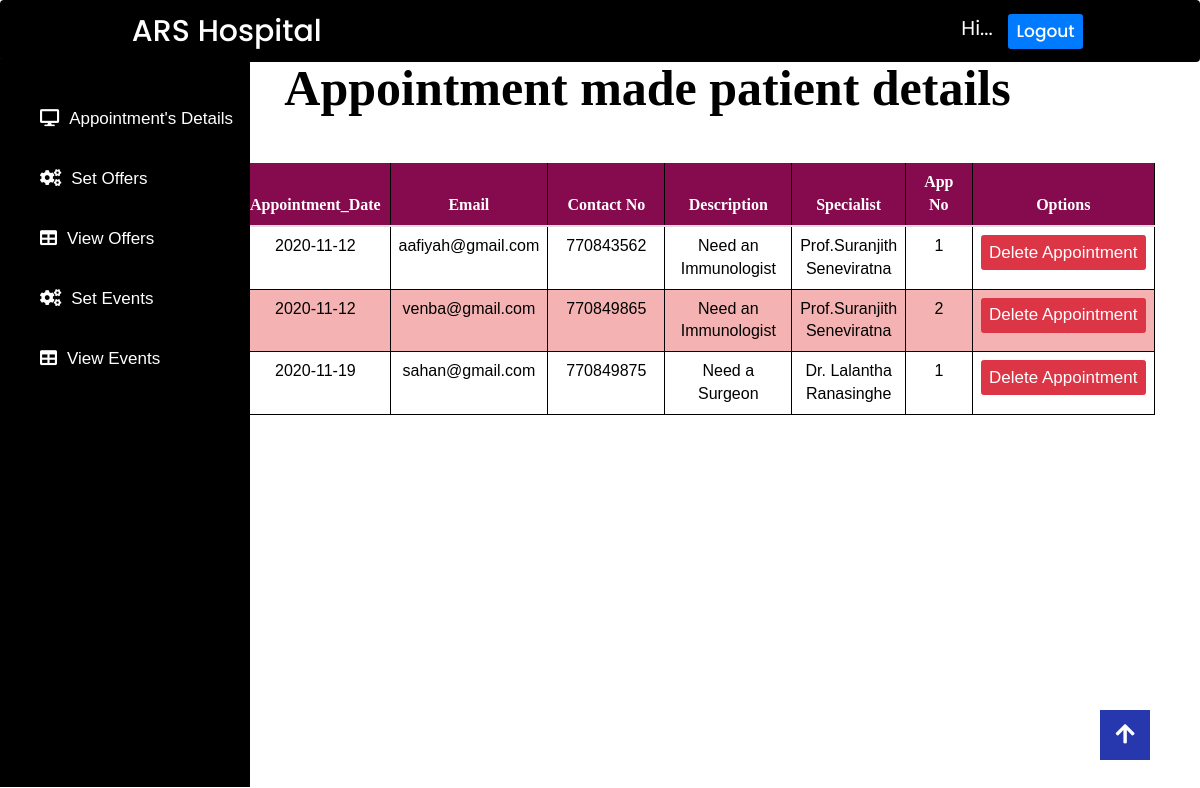
Screenshot of /appointments_details.php (signed in) with the database file from the repository.
### tables this page shows
CREATE TABLE IF NOT EXISTS `appoints` (
  `id` int(11) NOT NULL AUTO_INCREMENT,
  `Name` varchar(255) NOT NULL,
  `Appointment_Date` varchar(255) NOT NULL,
  `Email` varchar(255) NOT NULL,
  `Phone` int(11) NOT NULL,
  `Description` varchar(255) NOT NULL,
  `Specialist` varchar(255) NOT NULL,
  `active` int(11) NOT NULL,
  `usertable_id` int(11) DEFAULT NULL,
  `app_no` varchar(45) DEFAULT 'NA',
  PRIMARY KEY (`id`)
);

### appointments_details.php (the view, shortened to what this page needs)
<?php require_once "controllerUserData.php"; ?>
<?php
$email = $_SESSION['email'];
$fetch_data = "SELECT * FROM admin WHERE email = '$email'";
$run_query = mysqli_query($con, $fetch_data);
$fetch_info = mysqli_fetch_assoc($run_query);
?>
<!DOCTYPE html>
<html lang="en">
<head>
  <link rel="stylesheet" href="https://maxcdn.bootstrapcdn.com/bootstrap/3.4.1/css/bootstrap.min.css">
<link rel="stylesheet" href="https://use.fontawesome.com/releases/v5.4.1/css/all.css">
    <link rel="stylesheet" href="https://cdnjs.cloudflare.com/ajax/libs/font-awesome/5.12.1/css/all.min.css">
    <link rel="stylesheet" href="https://stackpath.bootstrapcdn.com/bootstrap/4.5.2/css/bootstrap.min.css">
    <link rel="stylesheet" href="css/side.css">
    <link rel="stylesheet" href="css/app_dep.css"/>
    <link rel="stylesheet" href="css/scrollup.css">
</head>
<body>
    <nav class="navbar">
    <a class="navbar-brand" href="#" style=" float: left;">ARS Hospital</a>
    <div style="margin-left: 60%;"><span style="font-size: 20px; color: white;">Hi... <?php echo $fetch_info['names'] ?> </span>
    <button type="button" class="btn btn-primary deleteb" style="margin-left: 10px;"><a href="logout-user.php">Logout</a></button> </div>
    </nav>
    <div class="container">
    <div class="row">
    <div class="col-md-1">
  <?php include('inc/left-menu.php');?>
</div>
<div class="col-md-11">
    <h1 style=" margin-top: -45px; margin-bottom: 45px; text-align:center; color:black; font-family:georgia,garamond;">Appointment made patient details</h1>
    <table class="table" style="margin-top: 8%;">
     <thead>
                 <th style="font-family:georgia,garamond;" width="15%">Name</th>
                 <th style="font-family:georgia,garamond;" width="15%">Appointment_Date</th>
                 <th style="font-family:georgia,garamond;" width="10%">Email</th>
                 <th style="font-family:georgia,garamond;" width="15%">Contact No</th>
                 <th style="font-family:georgia,garamond;" width="15%">Description</th>
                 <th style="font-family:georgia,garamond;" width="10%">Specialist</th>
                 <th style="font-family:georgia,garamond;" width="10%">App No</th>
                 <th style="font-family:georgia,garamond;" width="10%">Options</th>
     </thead>
        <?php
                $con = mysqli_connect("localhost", "root", "", "userform");
                $sql = "SELECT * FROM appoints";
                $result = $con->query($sql);
                if ($result->num_rows > 0)
                {
                            while($row = $result->fetch_assoc())
                            {
                                $id = $row['id'];
                            echo "<tr>
                                    <td class='riz' style=color:black;>" . $row["Name"] . "</td>
                                    <td style=color:black;>" . $row["Appointment_Date"] ."</td>
                                    <td style=color:black;>" . $row["Email"]. "</td>
                                    <td style=color:black;>" . $row["Phone"] . "</td>
                                    <td style=color:black;>" . $row["Description"] ."</td>
                                    <td style=color:black;>" . $row["Specialist"] . "</td>
                                    <td style=color:black;>" . $row["app_no"]."</td>
                                    <td><button type='button' class='btn btn-danger deleteb'><a href='delete_appoint.php?delete=$id' class='ask'>Delete Appointment</a></button></td>"."</td>
                                </tr>";
                            }
                            echo "</table>";
                }
                else
                {
                    echo "0 results";
                }
        ?>
    </div>
</div>
</div>
<a class="gotopbtn" href="#"> <i class="fas fa-arrow-up" style="color: white;"></i> </a>
</body>
</html>

### css/side.css (style rules this page uses)
body { margin: 0; padding: 0; font-family: "Roboto", sans-serif; }

### css/app_dep.css (style rules this page uses)
body { margin:0; font-family: sans-serif; background-color:white; }
* { box-sizing: border-box; }
.table { width: 100%; border-collapse: collapse; }
.table td,.table th { padding:12px 15px; border:1px solid Black; text-align: center; font-size:16px; }
.table th { background-color: hsl(327, 86%, 28%); color:#ffffff; }
.table tbody tr:nth-child(even) { background-color: hsl(0, 77%, 83%); }

### css/scrollup.css (style rules this page uses)
body { margin: 0; padding: 0; }
.gotopbtn { position: fixed; width: 50px; height: 50px; background: #2738ae; bottom: 40px; right: 50px; text-decoration: none; text-align: center; line-height: 50px; color: white; font-size: 22px; z-index: 100000; }

### appointments_details.php (style rules this page uses)
.deleteb { font-size: 17px; }
nav { padding-left: 100px!important; padding-right: 100px!important; background: black; font-family: 'Poppins', sans-serif; }
nav a.navbar-brand { color: #fff; font-size: 30px!important; font-weight: 500; }
button a { color: white; font-weight: 500; }
h1 { position: absolute; top: 15%; left: 50%; width: 100%; text-align: center; transform: translate(-50%, -50%); font-size: 50px; font-weight: 600; }
.riz { font-size: 45px; }

### rows the page displays
appoints: Appointment_Date "2020-11-12", Email "aafiyah@gmail.com", Phone "770843562", Description "Need an Immunologist", Specialist "Prof.Suranjith Seneviratna", app_no "1"
appoints: Appointment_Date "2020-11-12", Email "venba@gmail.com", Phone "770849865", Description "Need an Immunologist", Specialist "Prof.Suranjith Seneviratna", app_no "2"
appoints: Appointment_Date "2020-11-19", Email "sahan@gmail.com", Phone "770849875", Description "Need a Surgeon", Specialist "Dr. Lalantha Ranasinghe", app_no "1"
